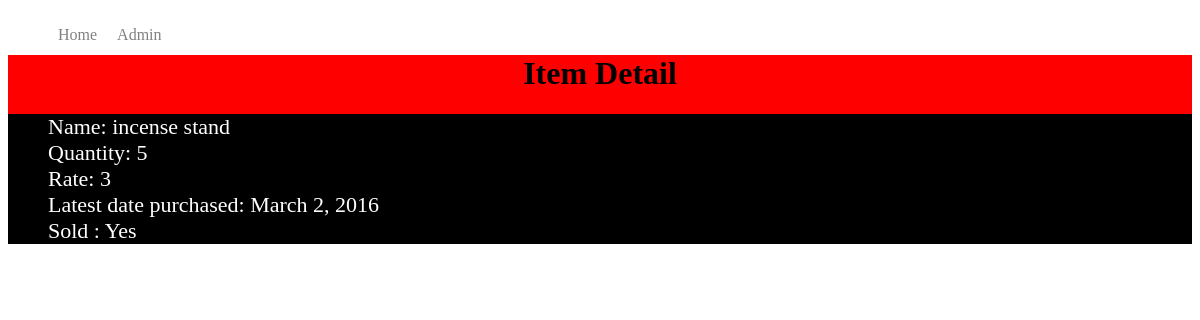
/buy/10/, run on the app's committed database.
### bought/models.py (models this page shows, shortened)
class item(models.Model):
    name = models.CharField(max_length = 60)
    quan = models.IntegerField('Quantity',default = 1)
    rate = models.IntegerField(default = 0)
    date = models.DateField('Bought In')
    status = models.BooleanField('Sold', default = False)

### bought/views.py (the view)
# urls.py: url(r'^(?P<id>\d+)/$', views.detail, name = 'detail')
def detail(request,id):
    itm = get_object_or_404(item, pk = id)
    context = {'item' : itm}
    return render(request,'bought/detail.html', context)

### bought/templates/bought/detail.html (shortened to what this page needs)
<!DOCTYPE html>
<p lang="en">
<head>
</head>
    <body>
<div id="menu">
						<ul class="nav">
							  <li><a href="http://localhost:8000/buy">Home</a></li>
							  <li><a href="http://localhost:8000/admin">Admin</a></li>
						</ul>
					</div>
<br>
{% if item %}
<div style="text-align:center;background:red;">
    <h1 >Item Detail</h1>
<div style="text-align:justify;background-color:black;color:white;" >
<ul id = 'detail'>
    <li>Name: {{item.name}}</li>
    <li>Quantity: {{item.quan}}</li>
    <li>Rate: {{item.rate}}</li>
    <li>Latest date purchased: {{item.date}}</li>
    <li>Sold : {%  if item.status == True %} Yes {% else %} No{%endif%}</li>
</ul>
</div>
{% endif %}
</div>
</body>
</html>

### bought/templates/bought/detail.html (style rules this page uses)
#menu { list-style:none; text-decoration: none; color:white; margin:auto; }
.nav li { padding: 10px; display:inline; float:left; }
.nav li a { text-decoration:none; color:grey; }
#detail li { list-style:none; text-align:left; font-size : 22px; }

### data on the page
item: name "incense stand", quan "5", rate "3", date "March 2, 2016"
